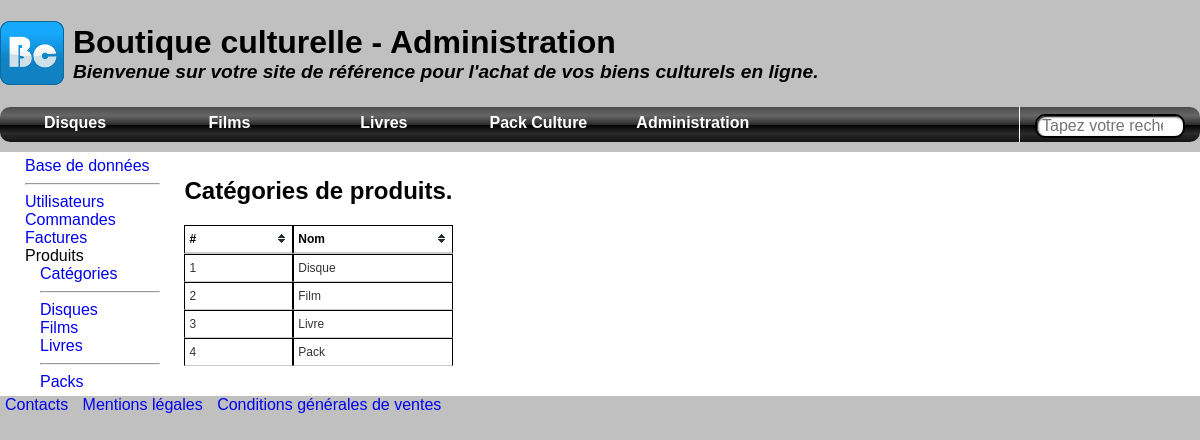
/admin.php?p=categories, run on the app's committed database.
### tables this page shows
CREATE TABLE Categorie (
  id INT NOT NULL,
  nom VARCHAR(45) NOT NULL,
  PRIMARY KEY(id) 
);

### admin.php (the view, shortened to what this page needs)
<?php
	$title = 'Administration';
	$page  = $_GET['p'];
	require_once('inc/db.inc.php');
	include_once('inc/header.inc.php');
?>
<section id="section-admin">
	<nav>
		<ul>
			<li><a href="admin.php?p=bd">Base de données</a></li>
			<li><hr /></li>
			<li><a href="admin.php?p=utilisateurs">Utilisateurs</a></li>
			<li><a href="admin.php?p=commandes">Commandes</a></li>
			<li><a href="admin.php?p=factures">Factures</a></li>
			<li>Produits
				<ul>
					<li><a href="admin.php?p=categories">Catégories</a></li>
					<li><hr /></li>
					<li><a href="admin.php?p=produits&amp;cat=disques">Disques</a></li>
					<li><a href="admin.php?p=produits&amp;cat=films">Films</a></li>
					<li><a href="admin.php?p=produits&amp;cat=livres">Livres</a></li>
					<li><hr /></li>
					<li><a href="admin.php?p=produits&amp;cat=packs">Packs</a></li>
				</ul>
			</li>
		</ul>
	</nav>
	<article>
<?php
	switch($page) {
?>
<?php
		case 'categories':
			$results = $db->query('SELECT * FROM Categorie');
			$results->setFetchMode(PDO::FETCH_OBJ);
?>
				<h2><?php echo 'Catégories de produits.';?></h2>
				<table class="results">
					<thead>
						<th>#</th>
						<th>Nom</th>
					</thead>
					<tbody>
<?php
			while($row = $results->fetch()) {
?>
					<tr>
						<td><?php echo $row->id;?></td>
						<td><?php echo $row->nom;?></td>
					</tr>
<?php
			}
?>
					</tbody>
				</table>
<?php
		break;
?>
<?php
	}
?>
</article>
</section>
<?php
	include('inc/footer.inc.php');
?>

### inc/header.inc.php (shortened to what this page needs)
<!DOCTYPE html>
<html lang="fr">
	<head>
		<link rel="stylesheet" href="css/style.css" />
		<link rel="stylesheet" href="css/jquery-ui/base/jquery-ui.css" />
		<link rel="stylesheet" href="css/jquery.tablesorter/theme.default.css" />
		<link rel="stylesheet" href="css/jquery.tablesorter/jquery.tablesorter.pager.css" />
	</head>
	<body>
	<header>
		<h1>
			<a href="."><img src="img/logo-64.png" alt="Boutique culturelle" id="logo"/></a>
				<span class="title-group">
					<span class="title">Boutique culturelle - <?php echo $title; ?></span>
					<span class="subtitle">
						Bienvenue sur votre site de référence pour
						l'achat de vos biens culturels en ligne.
					</span>
				</span>
		</h1>
		<nav id="menu-principal">
			<ul>
				<li>
					<a href="disques.php" tabindex="1">Disques</a>
				</li>
				<li>
					<a href="films.php" tabindex="11">Films</a>
				</li>
				<li>
					<a href="livres.php" tabindex="21">Livres</a>
				</li>
				<li><a href="packs.php" tabindex="31">Pack Culture</a></li>
				<li><a href="admin.php" tabindex="41">Administration</a></li>
				<li class="search-item"><input type="search" name="recherche" placeholder="Tapez votre recherche" tabindex="51"/></li>
			</ul>
		</nav>
	</header>

### inc/footer.inc.php
		<footer>
			<ul>
				<li><a href="contact.php">Contacts</a></li>
				<li><a href="mentions.php">Mentions légales</a></li>
				<li><a href="conditions.php">Conditions générales de ventes</a></li>
			</ul>
		</footer>
	</body>
</html>

### css/style.css (style rules this page uses)
#section-admin nav { display: inline-block; width: 150px; vertical-align: top; }
#section-admin nav ul { list-style: none; padding-left: 15px; }
#section-admin article { display: inline-block; }
body { font-family: sans-serif; min-width: 850px; margin: 0; padding: 0; background: #C0C0C0; }
body > * { max-width: 1200px; margin-left: auto; margin-right: auto; }
h1 .title-group { display: inline-block; vertical-align: middle; }
h1 .title { display: block; }
h1 .subtitle { display: block; font-size: 0.6em; font-style: oblique; }
#logo { vertical-align: middle; }
body > section { background: #FFFFFF; padding-top: 5px; padding-bottom: 5px; margin-top: 10px; }
body > section > * { margin-left: 10px; margin-right: 10px; }
footer > ul > li { text-decoration: none; display: inline-block; margin-right: 5px; margin-left: 5px; }
input, textarea { font: 1em sans-serif; width: 300px; -moz-box-sizing: border-box; box-sizing: border-box; border: 2px solid #000000; box-shadow:1px 1px 2px #000000 inset; }
a { text-decoration: none; }
ul, ul ul { margin: 0; padding: 0; list-style: none; }
th { border: thin solid #000000; width: 10px; padding: 5px; }
td { border: thin solid #000000; width: 10px; padding: 5px; }
tr { border: thin solid #000000; width: 10px; padding: 5px; text-align: left; }

### css/menu.css (style rules this page uses)
nav#menu-principal { height: 35px; background: #000000; background: -webkit-gradient(linear, left top, left bottom, color-stop(0%,#4c4c4c), color-stop(12%,#595959), color-stop(25%,#666666), color-stop(39%,#474747), color-stop(50%,#2c2c2c), color-stop(51%,#000000), color-stop(60%,#111111), color-stop(76%,#2b2b2b), color-stop(91%,#1c1c1c), color-stop(100%,#131313)); background: linear-gradient(to bottom, #4c4c4c 0%,#595959 12%,#666666 25%,#474747 39%,#2c2c2c 50%,#000000 51%,#111111 60%,#2b2b2b 76%,#1c1c1c 91%,#131313 100%); color: #FFFFFF; border-radius: 10px; position: relative; z-index: 1; }
nav#menu-principal ul { list-style: none; padding: 0; margin: 0; }
nav#menu-principal a { display: inline-block; text-align: center; text-decoration: none; background: transparent; color: #FFFFFF; height: 26px; padding-top: 7px; width: 150px; }
nav#menu-principal > ul { display:inline; }
nav#menu-principal > ul > li { display: inline-block; vertical-align: top; }
nav#menu-principal > ul > li:first-child { border-top-left-radius: 10px; }
nav#menu-principal > ul > li > a { font-weight: bold; }
nav#menu-principal li.search-item { position: absolute; right: 0; height: 100%; width: auto; border-left: solid 1px #FFFFFF; }
nav#menu-principal li.search-item input { display: block; width: 150px; margin: 7px 15px; border-radius: 10px; padding-left: 5px; padding-right: 5px; }

### data on the page
categorie: id "1", nom "Disque"
categorie: id "2", nom "Film"
categorie: id "3", nom "Livre"
categorie: id "4", nom "Pack"

### other printed values
$title "Administration"
